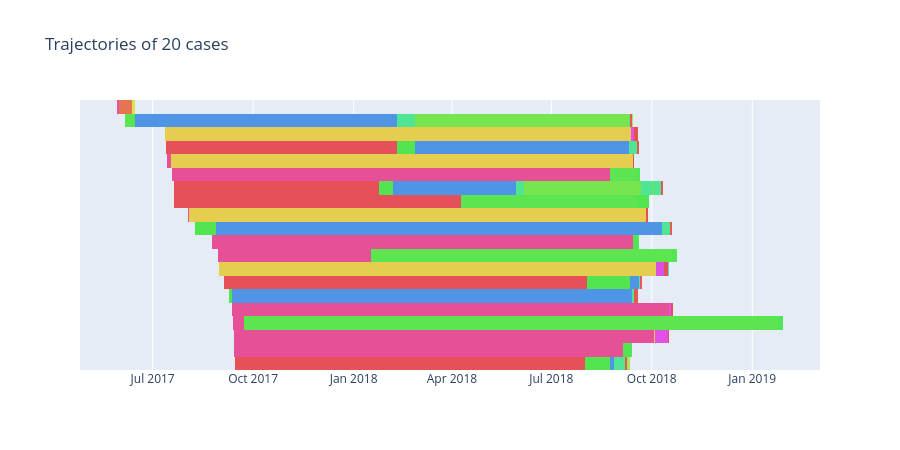

The notebook cell this image was saved under:
### Code cell
case_trajectories_plot = kairo.plot_som_trajectories(case_trajectories, color_mapping)
case_trajectories_plot

### Figure 1 — Plotly figure (JSON) as saved in the notebook; plotly's stock layout.template omitted (floating-point values rounded to 4 significant figures)
{"data": [{"base": ["2017-05-29T08:49:25.000000", "2017-06-05T13:34:59.000000", "2017-07-13T09:05:45.000000", "2017-07-20T10:56:27.000000", "2017-07-20T12:59:33.000000", "2017-08-08T09:48:14.000000", "2017-08-30T12:46:58.000000", "2017-09-04T17:08:47.000000", "2017-09-08T16:32:38.000000", "2017-09-14T09:58:03.000000"], "customdata": [[1], [1], [1], [1], [1], [1], [1], [1], [1], [1]], "hovertemplate": "state=(7, 1)<br>start=%{base}<br>end=%{x}<br>case=%{y}<br>events=%{customdata[0]}<extra></extra>", "legendgroup": "(7, 1)", "marker": {"color": "#e55059", "line": {"width": 0}, "pattern": {"shape": ""}}, "name": "(7, 1)", "orientation": "h", "showlegend": true, "textposition": "auto", "type": "bar", "x": [204000, 2749000, 18238701000, 16258108000, 22721118000, 281000, 115000, 28663969000, 58000, 27656685000], "xaxis": "x", "y": ["case_000000", "case_000001", "case_000005", "case_000009", "case_000010", "case_000017", "case_000022", "case_000024", "case_000026", "case_000033"], "yaxis": "y"}, {"base": ["2017-05-29T08:52:49.000000", "2017-07-12T10:37:17.000000", "2017-07-17T08:37:57.000000", "2017-08-03T08:31:14.000000", "2017-08-30T12:48:53.000000", "2018-10-16T14:39:29.000000", "2018-10-03T09:53:24.000000"], "customdata": [[1], [1], [1], [1], [1], [1], [1]], "hovertemplate": "state=(7, 9)<br>start=%{base}<br>end=%{x}<br>case=%{y}<br>events=%{customdata[0]}<extra></extra>", "legendgroup": "(7, 9)", "marker": {"color": "#e5cd50", "line": {"width": 0}, "pattern": {"shape": ""}}, "name": "(7, 9)", "orientation": "h", "showlegend": true, "textposition": "auto", "type": "bar", "x": [590000, 36821436000, 36550420000, 36128306000, 34569654000, 116000, 17312000], "xaxis": "x", "y": ["case_000000", "case_000004", "case_000006", "case_000013", "case_000022", "case_000027", "case_000031"], "yaxis": "y"}, {"base": ["2017-05-29T09:02:39.000000", "2018-10-04T15:29:47.000000"], "customdata": [[1], [1]], "hovertemplate": "state=(0, 0)<br>start=%{base}<br>end=%{x}<br>case=%{y}<br>events=%{customdata[0]}<extra></extra>", "legendgroup": "(0, 0)", "marker": {"color": "#d950e5", "line": {"width": 0}, "pattern": {"shape": ""}}, "name": "(0, 0)", "orientation": "h", "showlegend": true, "textposition": "auto", "type": "bar", "x": [8454000, 685136000], "xaxis": "x", "y": ["case_000000", "case_000022"], "yaxis": "y"}, {"base": ["2017-05-29T11:23:33.000000", "2018-09-14T12:28:55.000000", "2018-09-13T12:23:19.000000", "2018-09-25T13:43:54.000000", "2018-10-12T13:48:43.000000", "2018-10-18T17:51:58.000000", "2018-10-15T13:55:55.000000"], "customdata": [[1], [1], [1], [1], [1], [1], [1]], "hovertemplate": "state=(0, 9)<br>start=%{base}<br>end=%{x}<br>case=%{y}<br>events=%{customdata[0]}<extra></extra>", "legendgroup": "(0, 9)", "marker": {"color": "#e550a9", "line": {"width": 0}, "pattern": {"shape": ""}}, "name": "(0, 9)", "orientation": "h", "showlegend": true, "textposition": "auto", "type": "bar", "x": [165755000, 191000, 37000, 209000, 120000, 204000, 177000], "xaxis": "x", "y": ["case_000000", "case_000004", "case_000006", "case_000013", "case_000022", "case_000027", "case_000031"], "yaxis": "y"}, {"base": ["2017-05-31T09:26:08.000000"], "customdata": [[1]], "hovertemplate": "state=(2, 9)<br>start=%{base}<br>end=%{x}<br>case=%{y}<br>events=%{customdata[0]}<extra></extra>", "legendgroup": "(2, 9)", "marker": {"color": "#e57450", "line": {"width": 0}, "pattern": {"shape": ""}}, "name": "(2, 9)", "orientation": "h", "showlegend": true, "textposition": "auto", "type": "bar", "x": [1034333000], "xaxis": "x", "y": ["case_000000"], "yaxis": "y"}, {"base": ["2017-06-12T08:45:01.000000"], "customdata": [[1]], "hovertemplate": "state=(1, 9)<br>start=%{base}<br>end=%{x}<br>case=%{y}<br>events=%{customdata[0]}<extra></extra>", "legendgroup": "(1, 9)", "marker": {"color": "#e5a050", "line": {"width": 0}, "pattern": {"shape": ""}}, "name": "(1, 9)", "orientation": "h", "showlegend": true, "textposition": "auto", "type": "bar", "x": [125000], "xaxis": "x", "y": ["case_000000"], "yaxis": "y"}, {"base": ["2017-06-12T08:47:06.000000"], "customdata": [[1]], "hovertemplate": "state=(4, 9)<br>start=%{base}<br>end=%{x}<br>case=%{y}<br>events=%{customdata[0]}<extra></extra>", "legendgroup": "(4, 9)", "marker": {"color": "#d9e550", "line": {"width": 0}, "pattern": {"shape": ""}}, "name": "(4, 9)", "orientation": "h", "showlegend": true, "textposition": "auto", "type": "bar", "x": [238636000], "xaxis": "x", "y": ["case_000000"], "yaxis": "y"}, {"base": ["2017-06-15T03:04:22.000000"], "customdata": [[1]], "hovertemplate": "state=(0, 6)<br>start=%{base}<br>end=%{x}<br>case=%{y}<br>events=%{customdata[0]}<extra></extra>", "legendgroup": "(0, 6)", "marker": {"color": "#e55086", "line": {"width": 0}, "pattern": {"shape": ""}}, "name": "(0, 6)", "orientation": "h", "showlegend": true, "textposition": "auto", "type": "bar", "x": [0], "xaxis": "x", "y": ["case_000000"], "yaxis": "y"}, {"base": ["2017-06-15T03:04:22.000000", "2018-09-18T03:03:16.000000", "2018-09-15T03:04:17.000000", "2018-09-27T03:03:50.000000", "2018-10-20T03:03:46.000000", "2018-10-17T03:03:16.000000"], "customdata": [[1], [1], [1], [1], [1], [1]], "hovertemplate": "state=(9, 9)<br>start=%{base}<br>end=%{x}<br>case=%{y}<br>events=%{customdata[0]}<extra></extra>", "legendgroup": "(9, 9)", "marker": {"color": "#e5507d", "line": {"width": 0}, "pattern": {"shape": ""}}, "name": "(9, 9)", "orientation": "h", "showlegend": true, "textposition": "auto", "type": "bar", "x": [0, 0, 0, 0, 0, 0], "xaxis": "x", "y": ["case_000000", "case_000004", "case_000006", "case_000013", "case_000027", "case_000031"], "yaxis": "y"}, {"base": ["2017-06-05T14:20:48.000000", "2018-02-09T11:24:06.000000", "2018-08-23T10:41:15.000000", "2018-01-24T15:04:55.000000", "2018-04-09T12:24:51.000000", "2017-08-08T09:52:55.000000", "2018-09-13T12:20:44.000000", "2018-01-17T08:40:05.000000", "2018-08-02T11:21:36.000000", "2017-09-08T16:33:36.000000", "2017-09-22T10:35:26.000000", "2018-09-04T15:19:18.000000", "2018-07-31T12:22:48.000000"], "customdata": [[1], [1], [1], [1], [1], [1], [1], [1], [1], [1], [1], [1], [1]], "hovertemplate": "state=(7, 5)<br>start=%{base}<br>end=%{x}<br>case=%{y}<br>events=%{customdata[0]}<extra></extra>", "legendgroup": "(7, 5)", "marker": {"color": "#5ce550", "line": {"width": 0}, "pattern": {"shape": ""}}, "name": "(7, 5)", "orientation": "h", "showlegend": true, "textposition": "auto", "type": "bar", "x": [583634000, 238000, 2161937000, 153000, 13906213000, 4361000, 414000, 23775774000, 363000, 78000, 42247147000, 361000, 375000], "xaxis": "x", "y": ["case_000001", "case_000005", "case_000007", "case_000009", "case_000010", "case_000017", "case_000020", "case_000021", "case_000024", "case_000026", "case_000029", "case_000032", "case_000033"], "yaxis": "y"}, {"base": ["2017-06-12T08:28:02.000000", "2018-02-09T11:28:04.000000", "2018-09-17T11:13:32.000000", "2018-01-24T15:07:28.000000", "2018-09-17T11:15:04.000000", "2017-08-08T11:05:36.000000", "2018-09-13T12:27:38.000000", "2018-10-19T13:02:59.000000", "2018-08-02T11:27:39.000000", "2017-09-08T16:34:54.000000", "2019-01-24T09:54:33.000000", "2018-09-04T15:25:19.000000", "2018-07-31T12:29:03.000000"], "customdata": [[1], [1], [1], [1], [1], [1], [1], [1], [1], [1], [1], [1], [1]], "hovertemplate": "state=(9, 7)<br>start=%{base}<br>end=%{x}<br>case=%{y}<br>events=%{customdata[0]}<extra></extra>", "legendgroup": "(9, 7)", "marker": {"color": "#53e550", "line": {"width": 0}, "pattern": {"shape": ""}}, "name": "(9, 7)", "orientation": "h", "showlegend": true, "textposition": "auto", "type": "bar", "x": [178992000, 1474503000, 102616000, 1110011000, 794314000, 1721274000, 337549000, 251612000, 3455441000, 246371000, 99273000, 584869000, 1998511000], "xaxis": "x", "y": ["case_000001", "case_000005", "case_000007", "case_000009", "case_000010", "case_000017", "case_000020", "case_000021", "case_000024", "case_000026", "case_000029", "case_000032", "case_000033"], "yaxis": "y"}, {"base": ["2017-06-14T10:11:14.000000", "2018-02-26T13:03:07.000000", "2018-09-18T15:43:48.000000", "2018-02-06T11:27:39.000000", "2018-09-26T15:53:38.000000", "2017-08-28T09:13:30.000000", "2018-09-17T10:13:27.000000", "2018-10-22T10:56:31.000000", "2018-09-11T11:18:20.000000", "2017-09-11T13:01:05.000000", "2019-01-25T13:29:06.000000", "2018-09-11T09:53:08.000000", "2018-08-23T15:37:34.000000"], "customdata": [[1], [1], [1], [1], [1], [1], [1], [1], [1], [1], [1], [1], [1]], "hovertemplate": "state=(9, 2)<br>start=%{base}<br>end=%{x}<br>case=%{y}<br>events=%{customdata[0]}<extra></extra>", "legendgroup": "(9, 2)", "marker": {"color": "#5094e5", "line": {"width": 0}, "pattern": {"shape": ""}}, "name": "(9, 2)", "orientation": "h", "showlegend": true, "textposition": "auto", "type": "bar", "x": [20746912000, 16936344000, 206000, 9675456000, 116000, 35264982000, 95000, 137000, 679730000, 31614702000, 46000, 149000, 350165000], "xaxis": "x", "y": ["case_000001", "case_000005", "case_000007", "case_000009", "case_000010", "case_000017", "case_000020", "case_000021", "case_000024", "case_000026", "case_000029", "case_000032", "case_000033"], "yaxis": "y"}, {"base": ["2018-02-09T13:13:06.000000", "2018-09-10T10:53:14.000000", "2018-09-10T13:35:31.000000", "2018-05-29T11:05:15.000000", "2018-05-30T12:27:51.000000", "2018-09-21T12:28:20.000000", "2018-10-02T17:59:09.000000", "2018-10-10T13:03:12.000000", "2018-09-19T08:07:10.000000", "2018-09-12T10:52:47.000000", "2018-08-27T16:53:39.000000"], "customdata": [[1], [1], [1], [1], [1], [1], [1], [1], [1], [1], [1]], "hovertemplate": "state=(9, 5)<br>start=%{base}<br>end=%{x}<br>case=%{y}<br>events=%{customdata[0]}<extra></extra>", "legendgroup": "(9, 5)", "marker": {"color": "#50e594", "line": {"width": 0}, "pattern": {"shape": ""}}, "name": "(9, 5)", "orientation": "h", "showlegend": true, "textposition": "auto", "type": "bar", "x": [1475519000, 78601000, 600356000, 90379000, 532240000, 946931000, 576048000, 597936000, 107722000, 174875000, 842147000], "xaxis": "x", "y": ["case_000001", "case_000001", "case_000005", "case_000009", "case_000009", "case_000009", "case_000009", "case_000017", "case_000024", "case_000026", "case_000033"], "yaxis": "y"}, {"base": ["2018-02-26T15:05:05.000000", "2018-09-11T08:43:15.000000", "2018-09-17T12:21:27.000000", "2018-05-30T12:11:34.000000", "2018-06-05T16:18:31.000000", "2018-10-02T11:30:31.000000", "2018-10-09T09:59:57.000000", "2018-10-17T11:08:48.000000", "2018-09-20T14:02:32.000000", "2018-09-14T11:27:22.000000", "2018-09-06T10:49:26.000000"], "customdata": [[1], [1], [1], [1], [1], [1], [1], [1], [1], [1], [1]], "hovertemplate": "state=(9, 4)<br>start=%{base}<br>end=%{x}<br>case=%{y}<br>events=%{customdata[0]}<extra></extra>", "legendgroup": "(9, 4)", "marker": {"color": "#77e550", "line": {"width": 0}, "pattern": {"shape": ""}}, "name": "(9, 4)", "orientation": "h", "showlegend": true, "textposition": "auto", "type": "bar", "x": [16919289000, 15000, 96000, 977000, 9317389000, 23318000, 137000, 145000, 63000, 44000, 88000], "xaxis": "x", "y": ["case_000001", "case_000001", "case_000005", "case_000009", "case_000009", "case_000009", "case_000009", "case_000017", "case_000024", "case_000026", "case_000033"], "yaxis": "y"}, {"base": ["2018-09-11T08:43:30.000000", "2018-09-17T12:23:03.000000", "2018-10-09T10:02:14.000000", "2018-10-17T11:11:13.000000", "2018-09-20T14:03:35.000000", "2018-09-14T11:28:06.000000", "2018-09-06T10:50:54.000000"], "customdata": [[1], [1], [1], [1], [1], [1], [1]], "hovertemplate": "state=(5, 2)<br>start=%{base}<br>end=%{x}<br>case=%{y}<br>events=%{customdata[0]}<extra></extra>", "legendgroup": "(5, 2)", "marker": {"color": "#e55950", "line": {"width": 0}, "pattern": {"shape": ""}}, "name": "(5, 2)", "orientation": "h", "showlegend": true, "textposition": "auto", "type": "bar", "x": [152432000, 139223000, 147864000, 167406000, 133222000, 315315000, 145581000], "xaxis": "x", "y": ["case_000001", "case_000005", "case_000009", "case_000017", "case_000024", "case_000026", "case_000033"], "yaxis": "y"}, {"base": ["2018-09-13T03:04:02.000000", "2018-09-19T03:03:26.000000", "2018-10-11T03:06:38.000000", "2018-10-19T09:41:19.000000", "2018-09-22T03:03:57.000000", "2018-09-18T03:03:21.000000", "2018-09-08T03:17:15.000000"], "customdata": [[1], [1], [1], [1], [1], [1], [1]], "hovertemplate": "state=(2, 1)<br>start=%{base}<br>end=%{x}<br>case=%{y}<br>events=%{customdata[0]}<extra></extra>", "legendgroup": "(2, 1)", "marker": {"color": "#ace550", "line": {"width": 0}, "pattern": {"shape": ""}}, "name": "(2, 1)", "orientation": "h", "showlegend": true, "textposition": "auto", "type": "bar", "x": [21214000, 0, 20504000, 556000, 0, 0, 214659000], "xaxis": "x", "y": ["case_000001", "case_000005", "case_000009", "case_000017", "case_000024", "case_000026", "case_000033"], "yaxis": "y"}, {"base": ["2018-09-13T08:57:36.000000", "2018-10-11T08:48:22.000000", "2018-09-28T08:45:53.000000", "2018-10-19T09:50:35.000000", "2018-09-10T14:54:54.000000"], "customdata": [[1], [1], [1], [1], [1]], "hovertemplate": "state=(5, 1)<br>start=%{base}<br>end=%{x}<br>case=%{y}<br>events=%{customdata[0]}<extra></extra>", "legendgroup": "(5, 1)", "marker": {"color": "#e56b50", "line": {"width": 0}, "pattern": {"shape": ""}}, "name": "(5, 1)", "orientation": "h", "showlegend": true, "textposition": "auto", "type": "bar", "x": [0, 0, 0, 0, 0], "xaxis": "x", "y": ["case_000001", "case_000009", "case_000010", "case_000017", "case_000033"], "yaxis": "y"}, {"base": ["2018-09-13T08:57:36.000000", "2018-10-11T08:48:22.000000", "2018-09-28T08:45:53.000000", "2018-10-19T09:50:35.000000", "2018-09-10T14:54:54.000000"], "customdata": [[1], [1], [1], [1], [1]], "hovertemplate": "state=(5, 0)<br>start=%{base}<br>end=%{x}<br>case=%{y}<br>events=%{customdata[0]}<extra></extra>", "legendgroup": "(5, 0)", "marker": {"color": "#c750e5", "line": {"width": 0}, "pattern": {"shape": ""}}, "name": "(5, 0)", "orientation": "h", "showlegend": true, "textposition": "auto", "type": "bar", "x": [0, 0, 0, 0, 0], "xaxis": "x", "y": ["case_000001", "case_000009", "case_000010", "case_000017", "case_000033"], "yaxis": "y"}, {"base": ["2017-07-12T10:34:30.000000", "2017-07-14T09:11:16.000000", "2017-07-18T12:42:35.000000", "2017-08-02T10:19:10.000000", "2017-08-24T15:51:28.000000", "2017-08-29T09:14:53.000000", "2017-09-11T11:37:14.000000", "2017-09-12T12:57:36.000000", "2017-09-13T09:04:57.000000", "2017-09-13T14:58:50.000000"], "customdata": [[1], [1], [1], [1], [1], [1], [1], [1], [1], [1]], "hovertemplate": "state=(7, 0)<br>start=%{base}<br>end=%{x}<br>case=%{y}<br>events=%{customdata[0]}<extra></extra>", "legendgroup": "(7, 0)", "marker": {"color": "#e55097", "line": {"width": 0}, "pattern": {"shape": ""}}, "name": "(7, 0)", "orientation": "h", "showlegend": true, "textposition": "auto", "type": "bar", "x": [167000, 257201000, 34639120000, 79924000, 33251356000, 12180312000, 34570935000, 855470000, 33266907000, 30759628000], "xaxis": "x", "y": ["case_000004", "case_000006", "case_000007", "case_000013", "case_000020", "case_000021", "case_000027", "case_000029", "case_000031", "case_000032"], "yaxis": "y"}, {"base": ["2018-09-11T14:47:53.000000", "2018-09-13T09:31:37.000000", "2018-09-25T12:09:40.000000", "2018-10-16T14:41:25.000000", "2018-10-03T14:41:56.000000"], "customdata": [[1], [1], [1], [1], [1]], "hovertemplate": "state=(1, 0)<br>start=%{base}<br>end=%{x}<br>case=%{y}<br>events=%{customdata[0]}<extra></extra>", "legendgroup": "(1, 0)", "marker": {"color": "#e250e5", "line": {"width": 0}, "pattern": {"shape": ""}}, "name": "(1, 0)", "orientation": "h", "showlegend": true, "textposition": "auto", "type": "bar", "x": [250862000, 10302000, 5654000, 184233000, 1034039000], "xaxis": "x", "y": ["case_000004", "case_000006", "case_000013", "case_000027", "case_000031"], "yaxis": "y"}, {"base": ["2018-09-14T12:32:06.000000", "2018-09-13T12:23:56.000000", "2018-09-25T13:47:23.000000", "2018-10-12T13:50:43.000000", "2018-10-18T17:55:22.000000", "2018-10-15T13:58:52.000000"], "customdata": [[1], [1], [1], [1], [1], [1]], "hovertemplate": "state=(5, 9)<br>start=%{base}<br>end=%{x}<br>case=%{y}<br>events=%{customdata[0]}<extra></extra>", "legendgroup": "(5, 9)", "marker": {"color": "#e55050", "line": {"width": 0}, "pattern": {"shape": ""}}, "name": "(5, 9)", "orientation": "h", "showlegend": true, "textposition": "auto", "type": "bar", "x": [311470000, 139221000, 134187000, 306744000, 119304000, 133464000], "xaxis": "x", "y": ["case_000004", "case_000006", "case_000013", "case_000022", "case_000027", "case_000031"], "yaxis": "y"}, {"base": ["2018-09-18T03:03:16.000000", "2018-09-15T03:04:17.000000", "2018-09-27T03:03:50.000000", "2018-10-16T03:03:07.000000", "2018-10-20T03:03:46.000000", "2018-10-17T03:03:16.000000"], "customdata": [[1], [1], [1], [1], [1], [1]], "hovertemplate": "state=(0, 7)<br>start=%{base}<br>end=%{x}<br>case=%{y}<br>events=%{customdata[0]}<extra></extra>", "legendgroup": "(0, 7)", "marker": {"color": "#50d3e5", "line": {"width": 0}, "pattern": {"shape": ""}}, "name": "(0, 7)", "orientation": "h", "showlegend": true, "textposition": "auto", "type": "bar", "x": [0, 0, 0, 19585000, 0, 0], "xaxis": "x", "y": ["case_000004", "case_000006", "case_000013", "case_000022", "case_000027", "case_000031"], "yaxis": "y"}, {"base": ["2018-09-19T03:03:26.000000", "2018-09-20T03:03:36.000000", "2018-09-19T03:03:32.000000", "2018-10-24T03:03:15.000000", "2018-09-22T03:03:57.000000", "2018-09-18T03:03:21.000000", "2019-01-29T03:03:01.000000", "2018-09-13T03:04:16.000000"], "customdata": [[1], [1], [1], [1], [1], [1], [1], [1]], "hovertemplate": "state=(9, 0)<br>start=%{base}<br>end=%{x}<br>case=%{y}<br>events=%{customdata[0]}<extra></extra>", "legendgroup": "(9, 0)", "marker": {"color": "#6550e5", "line": {"width": 0}, "pattern": {"shape": ""}}, "name": "(9, 0)", "orientation": "h", "showlegend": true, "textposition": "auto", "type": "bar", "x": [0, 0, 0, 0, 0, 0, 0, 0], "xaxis": "x", "y": ["case_000005", "case_000007", "case_000020", "case_000021", "case_000024", "case_000026", "case_000029", "case_000032"], "yaxis": "y"}, {"base": ["2018-09-18T15:47:14.000000", "2018-09-26T15:55:34.000000", "2018-09-17T10:15:02.000000", "2018-10-22T10:58:48.000000", "2019-01-25T13:29:52.000000", "2018-09-11T09:55:37.000000"], "customdata": [[1], [1], [1], [1], [1], [1]], "hovertemplate": "state=(4, 2)<br>start=%{base}<br>end=%{x}<br>case=%{y}<br>events=%{customdata[0]}<extra></extra>", "legendgroup": "(4, 2)", "marker": {"color": "#50e55f", "line": {"width": 0}, "pattern": {"shape": ""}}, "name": "(4, 2)", "orientation": "h", "showlegend": true, "textposition": "auto", "type": "bar", "x": [126982000, 126508000, 146910000, 144267000, 307989000, 148119000], "xaxis": "x", "y": ["case_000007", "case_000010", "case_000020", "case_000021", "case_000029", "case_000032"], "yaxis": "y"}, {"base": ["2018-09-20T03:03:36.000000", "2018-09-28T03:04:02.000000", "2018-09-19T03:03:32.000000", "2018-10-24T03:03:15.000000", "2019-01-29T03:03:01.000000", "2018-09-13T03:04:16.000000"], "customdata": [[1], [1], [1], [1], [1], [1]], "hovertemplate": "state=(3, 1)<br>start=%{base}<br>end=%{x}<br>case=%{y}<br>events=%{customdata[0]}<extra></extra>", "legendgroup": "(3, 1)", "marker": {"color": "#6e50e5", "line": {"width": 0}, "pattern": {"shape": ""}}, "name": "(3, 1)", "orientation": "h", "showlegend": true, "textposition": "auto", "type": "bar", "x": [0, 20511000, 0, 0, 0, 0], "xaxis": "x", "y": ["case_000007", "case_000010", "case_000020", "case_000021", "case_000029", "case_000032"], "yaxis": "y"}, {"base": ["2018-10-16T08:29:32.000000"], "customdata": [[2]], "hovertemplate": "state=(0, 5)<br>start=%{base}<br>end=%{x}<br>case=%{y}<br>events=%{customdata[0]}<extra></extra>", "legendgroup": "(0, 5)", "marker": {"color": "#e5df50", "line": {"width": 0}, "pattern": {"shape": ""}}, "name": "(0, 5)", "orientation": "h", "showlegend": true, "textposition": "auto", "type": "bar", "x": [0], "xaxis": "x", "y": ["case_000022"], "yaxis": "y"}], "layout": {"bargap": 0, "barmode": "overlay", "height": 450, "legend": {"title": {"text": "state"}, "tracegroupgap": 0}, "showlegend": false, "title": {"text": "Trajectories of 20 cases"}, "xaxis": {"anchor": "y", "domain": [0, 1], "type": "date"}, "yaxis": {"anchor": "x", "categoryarray": ["case_000033", "case_000032", "case_000031", "case_000029", "case_000027", "case_000026", "case_000024", "case_000022", "case_000021", "case_000020", "case_000017", "case_000013", "case_000010", "case_000009", "case_000007", "case_000006", "case_000005", "case_000004", "case_000001", "case_000000"], "categoryorder": "array", "domain": [0, 1], "title": {"text": "case"}, "visible": false}}}
